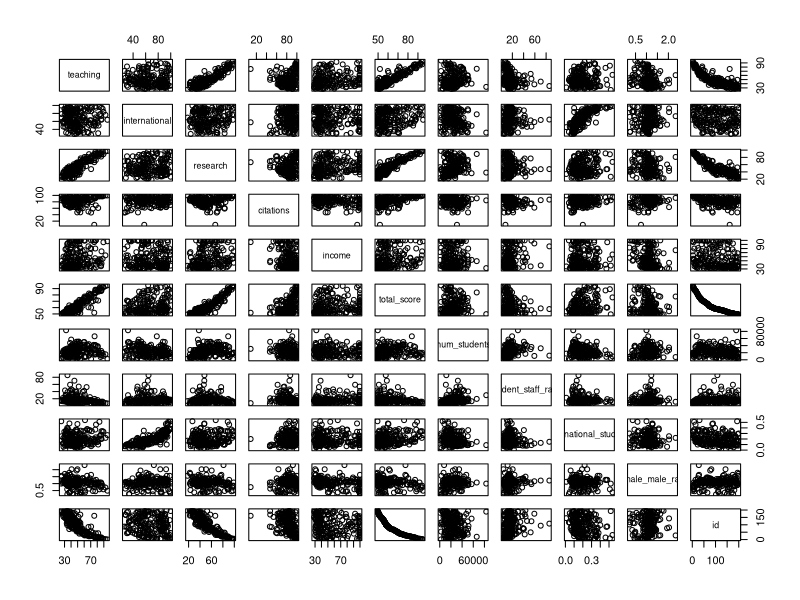
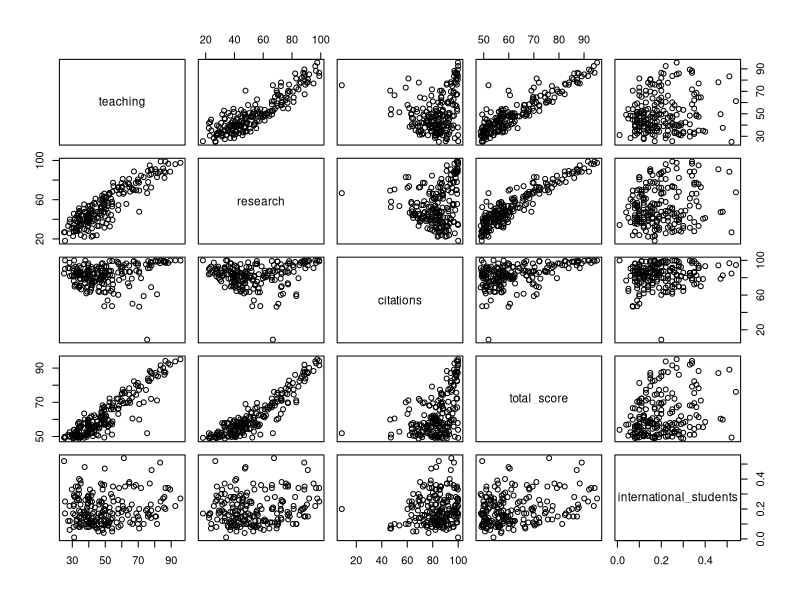
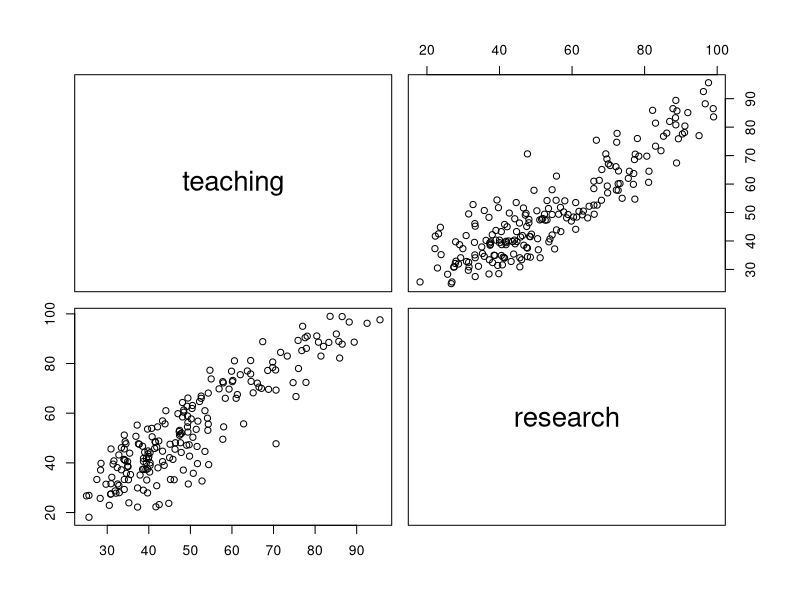
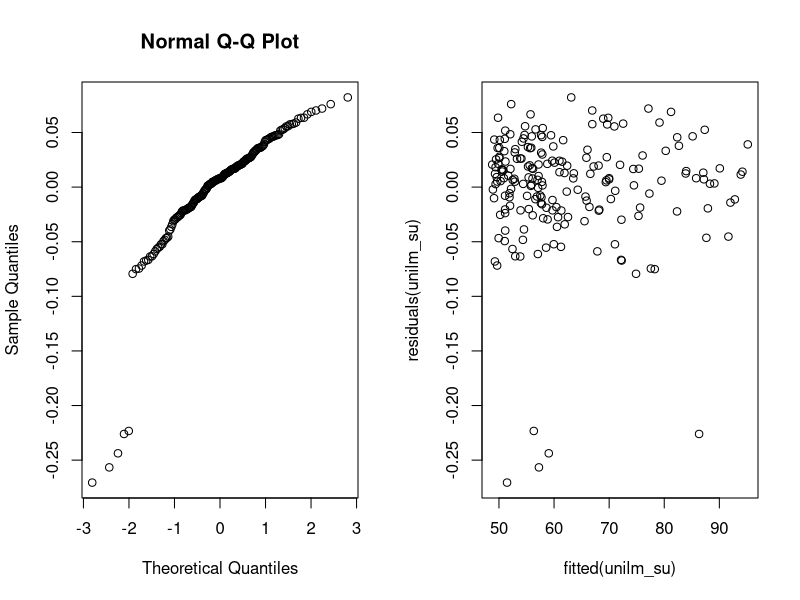
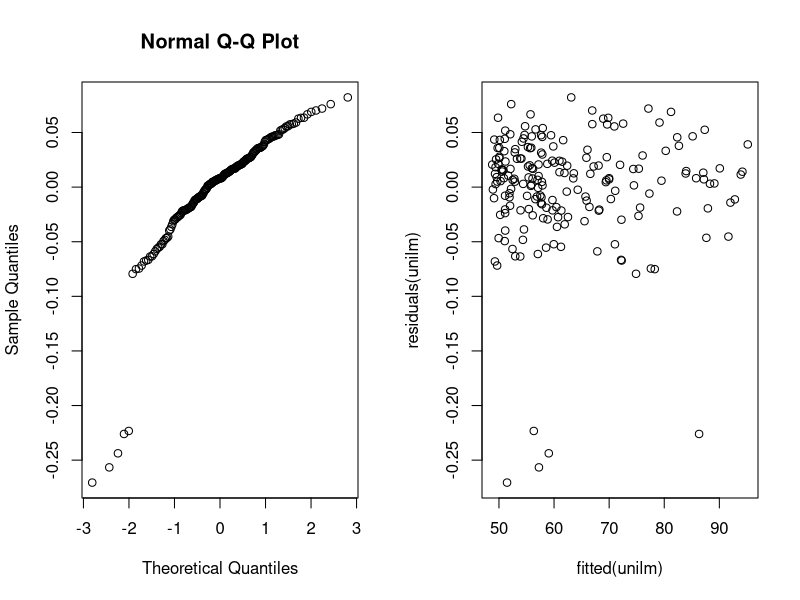

Here is the R script that generated these plots, in order:
################################################
### Setting up models to predict total_score ###
################################################

### Read cleaned data set ###
universities = read.csv(file='csv/universities-cleaned.csv',header=TRUE,sep=",",nrows=200)

# Explore correlations
cor(universities)
pairs(universities)

columns = c("total_score", "teaching", "research", "citations", "international_students")
round(cor(universities[,which(names(universities) %in% columns)]),3)
pairs(universities[,which(names(universities) %in% columns)])
columns = c("teaching", "research")
pairs(universities[,which(names(universities) %in% columns)])

################################################
###              Step-up Method              ###
################################################
# first explanatory variable
summary(lm(total_score~teaching, data=universities))                  # R2: 0.828,    p: <2e-16
summary(lm(total_score~international, data=universities))             # R2: 0.02283,  p: 0.0327
summary(lm(total_score~research, data=universities))                 ## R2: 0.8524,   p: <2e-16 ##
summary(lm(total_score~citations, data=universities))                 # R2: 0.2177,   p: 3.32e-12
summary(lm(total_score~income, data=universities))                    # R2: 0.03142,  p: 0.012
summary(lm(total_score~num_students, data=universities))              # R2: 0.005034, p: 0.318
summary(lm(total_score~student_staff_ratio, data=universities))       # R2: 0.04352,  p: 0.00303
summary(lm(total_score~international_students, data=universities))    # R2: 0.07823,  p: 6.04e-05
summary(lm(total_score~female_male_ratio, data=universities))         # R2: 0.01948,  p: 0.0487

# second explanatory variable
summary(lm(total_score~research+teaching, data=universities))                # R2: 0.8876
summary(lm(total_score~research+international, data=universities))           # R2: 0.8619
summary(lm(total_score~research+citations, data=universities))              ## R2: 0.9621 ##
summary(lm(total_score~research+income, data=universities))                  # R2: 0.8563
summary(lm(total_score~research+num_students, data=universities))            # R2: 0.8711
summary(lm(total_score~research+student_staff_ratio, data=universities))     # R2: 0.8692
summary(lm(total_score~research+international_students, data=universities))  # R2: 0.8662
summary(lm(total_score~research+female_male_ratio, data=universities))       # R2: 0.8531

# third explanatory variable
summary(lm(total_score~research+citations+teaching, data=universities))               ## R2: 0.9846 ##
summary(lm(total_score~research+citations+international, data=universities))           # R2: 0.9684
summary(lm(total_score~research+citations+income, data=universities))                  # R2: 0.9628
summary(lm(total_score~research+citations+num_students, data=universities))            # R2: 0.9662
summary(lm(total_score~research+citations+student_staff_ratio, data=universities))     # R2: 0.9656
summary(lm(total_score~research+citations+international_students, data=universities))  # R2: 0.9682
summary(lm(total_score~research+citations+female_male_ratio, data=universities))       # R2: 0.9629

# fourth explanatory variable
summary(lm(total_score~research+citations+teaching+international,
           data=universities))                                             ## R2: 0.9979 ##
summary(lm(total_score~research+citations+teaching+income,
           data=universities))                                              # R2: 0.9858
summary(lm(total_score~research+citations+teaching+num_students,
           data=universities))                                              # R2: 0.9864
summary(lm(total_score~research+citations+teaching+student_staff_ratio,
           data=universities))                                              # R2: 0.9846 -> insig. var.
summary(lm(total_score~research+citations+teaching+international_students,
           data=universities))                                              # R2: 0.9932
summary(lm(total_score~research+citations+teaching+female_male_ratio,
           data=universities))                                              # R2: 0.9846 -> insig. var.

# fifth explanatory variable
summary(lm(total_score~research+citations+teaching+international+
             income,data=universities))                                    ## R2: 0.9999 ##
summary(lm(total_score~research+citations+teaching+international+
             num_students,data=universities))                               # R2: 0.998
summary(lm(total_score~research+citations+teaching+international+
             student_staff_ratio,data=universities))                        # R2: 0.998
summary(lm(total_score~research+citations+teaching+international+
             international_students,data=universities))                     # R2: 0.9979 -> insig. var.
summary(lm(total_score~research+citations+teaching+international+
             female_male_ratio,data=universities))                          # R2: 0.9981

# sixth explanatory variable
summary(lm(total_score~research+citations+teaching+international+
             income+num_students,data=universities))                        # R2: 0.9999 -> insig. var.
summary(lm(total_score~research+citations+teaching+international+
             income+student_staff_ratio,data=universities))                ## R2: 0.9999 ##
summary(lm(total_score~research+citations+teaching+international+
             income+international_students,data=universities))              # R2: 0.9999 -> insig. var.
summary(lm(total_score~research+citations+teaching+international+
             income+female_male_ratio,data=universities))                   # R2: 0.9999 -> insig. var.

# seventh explanatory variable
summary(lm(total_score~research+citations+teaching+international+
             income+student_staff_ratio+num_students,
           data=universities))                                              # R2: 0.9999 -> insig. var.
summary(lm(total_score~research+citations+teaching+international+
             income+student_staff_ratio+international_students,
           data=universities))                                              # R2: 0.9999 -> insig. var.
summary(lm(total_score~research+citations+teaching+international+
             income+student_staff_ratio+female_male_ratio,
           data=universities))                                              # R2: 0.9999 -> insig. var.

# step-up model, found in sixth step
unilm_su = lm(total_score~research+citations+teaching+international+
                    income+student_staff_ratio,data=universities)
summary(unilm_su)
coef(unilm_su)
par(mfrow=c(1,2));qqnorm(residuals(unilm_su));plot(fitted(unilm_su),residuals(unilm_su))
round(cooks.distance(unilm_su),5)


################################################
###             Step-down Method             ###
################################################
summary(lm(total_score~teaching+international+research+
             citations+income+num_students+student_staff_ratio+
             international_students+female_male_ratio,
           data=universities))                                    # R2: 0.9999 -> rm female_male_ratio
summary(lm(total_score~teaching+international+research+
             citations+income+num_students+student_staff_ratio+
             international_students,data=universities))           # R2: 0.9999 -> rm num_students
summary(lm(total_score~teaching+international+research+
             citations+income+student_staff_ratio+
             international_students,data=universities))           # R2: 0.9999 -> rm international_students
summary(lm(total_score~teaching+international+research+
             citations+income+student_staff_ratio,
           data=universities))                                    # R2: 0.9999 -> all significant


unilm_sd = lm(total_score~teaching+international+research+
                citations+income+student_staff_ratio,
              data=universities)

summary(unilm_sd)

############################################################
###                    Resulting model                   ###
############################################################
# Resulting model is the same for step-up and step-down
unilm = lm(total_score~teaching+international+research+
                citations+income+student_staff_ratio,
              data=universities)
summary(unilm)

coef(unilm)
round(coef(unilm),3)
par(mfrow=c(1,2));qqnorm(residuals(unilm));plot(fitted(unilm),residuals(unilm))
round(cooks.distance(unilm),5)